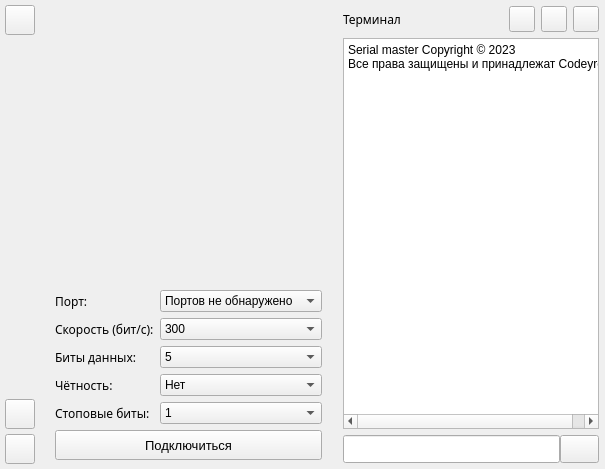
      <widget class="QWidget" name="page">
       <layout class="QHBoxLayout" name="horizontalLayout_5">
        <property name="leftMargin">
         <number>0</number>
        </property>
        <property name="topMargin">
         <number>0</number>
        </property>
        <property name="rightMargin">
         <number>0</number>
        </property>
        <property name="bottomMargin">
         <number>0</number>
        </property>
        <item>
         <widget class="QWidget" name="widget_2" native="true">
          <layout class="QVBoxLayout" name="verticalLayout_5">
           <property name="spacing">
            <number>5</number>
           </property>
           <property name="leftMargin">
            <number>5</number>
           </property>
           <property name="topMargin">
            <number>5</number>
           </property>
           <property name="rightMargin">
            <number>5</number>
           </property>
           <property name="bottomMargin">
            <number>5</number>
           </property>
           <item>
            <widget class="QPushButton" name="menuButton">
             <property name="sizePolicy">
              <sizepolicy hsizetype="Fixed" vsizetype="Fixed">
               <horstretch>0</horstretch>
               <verstretch>0</verstretch>
              </sizepolicy>
             </property>
             <property name="minimumSize">
              <size>
               <width>30</width>
               <height>30</height>
              </size>
             </property>
             <property name="maximumSize">
              <size>
               <width>30</width>
               <height>30</height>
              </size>
             </property>
             <property name="styleSheet">
              <string notr="true"/>
             </property>
             <property name="text">
              <string/>
             </property>
            </widget>
           </item>
           <item>
            <spacer name="verticalSpacer_8">
             <property name="orientation">
              <enum>Qt::Vertical</enum>
             </property>
             <property name="sizeHint" stdset="0">
              <size>
               <width>20</width>
               <height>40</height>
              </size>
             </property>
            </spacer>
           </item>
           <item>
            <widget class="QPushButton" name="aboutButton_3">
             <property name="sizePolicy">
              <sizepolicy hsizetype="Fixed" vsizetype="Fixed">
               <horstretch>0</horstretch>
               <verstretch>0</verstretch>
              </sizepolicy>
             </property>
             <property name="minimumSize">
              <size>
               <width>30</width>
               <height>30</height>
              </size>
             </property>
             <property name="maximumSize">
              <size>
               <width>30</width>
               <height>30</height>
              </size>
             </property>
             <property name="styleSheet">
              <string notr="true"/>
             </property>
             <property name="text">
              <string/>
             </property>
            </widget>
           </item>
           <item>
            <widget class="QPushButton" name="aboutButton">
             <property name="sizePolicy">
              <sizepolicy hsizetype="Fixed" vsizetype="Fixed">
               <horstretch>0</horstretch>
               <verstretch>0</verstretch>
              </sizepolicy>
             </property>
             <property name="minimumSize">
              <size>
               <width>30</width>
               <height>30</height>
              </size>
             </property>
             <property name="maximumSize">
              <size>
               <width>30</width>
               <height>30</height>
              </size>
             </property>
             <property name="styleSheet">
              <string notr="true"/>
             </property>
             <property name="text">
              <string/>
             </property>
            </widget>
           </item>
          </layout>
         </widget>
        </item>
        <item>
         <widget class="QWidget" name="widget_6" native="true">
          <layout class="QVBoxLayout" name="verticalLayout">
           <item>
            <spacer name="verticalSpacer_6">
             <property name="orientation">
              <enum>Qt::Vertical</enum>
             </property>
             <property name="sizeHint" stdset="0">
              <size>
               <width>20</width>
               <height>281</height>
              </size>
             </property>
            </spacer>
           </item>
           <item>
            <layout class="QGridLayout" name="gridLayout">
             <item row="3" column="0">
              <widget class="QLabel" name="bitLabel">
               <property name="font">
                <font>
                 <family>Hero</family>
                 <pointsize>9</pointsize>
                </font>
               </property>
               <property name="styleSheet">
                <string notr="true"/>
               </property>
               <property name="text">
                <string>Биты данных:</string>
               </property>
              </widget>
             </item>
             <item row="5" column="0">
              <widget class="QLabel" name="stopBitLabel">
               <property name="font">
                <font>
                 <family>Hero</family>
                 <pointsize>9</pointsize>
                </font>
               </property>
               <property name="styleSheet">
                <string notr="true"/>
               </property>
               <property name="text">
                <string>Стоповые биты:</string>
               </property>
              </widget>
             </item>
             <item row="4" column="0">
              <widget class="QLabel" name="partityLabel">
               <property name="font">
                <font>
                 <family>Hero</family>
                 <pointsize>9</pointsize>
                </font>
               </property>
               <property name="styleSheet">
                <string notr="true"/>
               </property>
               <property name="text">
                <string>Чётность:</string>
               </property>
              </widget>
             </item>
             <item row="1" column="0">
              <widget class="QLabel" name="portLabel">
               <property name="font">
                <font>
                 <family>Hero</family>
                 <pointsize>9</pointsize>
                </font>
               </property>
               <property name="styleSheet">
                <string notr="true"/>
               </property>
               <property name="text">
                <string>Порт:</string>
               </property>
              </widget>
             </item>
             <item row="2" column="0">
              <widget class="QLabel" name="speedLabel">
               <property name="font">
                <font>
                 <family>Hero</family>
                 <pointsize>9</pointsize>
                </font>
               </property>
               <property name="styleSheet">
                <string notr="true"/>
               </property>
               <property name="text">
                <string>Скорость (бит/с):</string>
               </property>
              </widget>
             </item>
             <item row="1" column="1">
              <widget class="QComboBox" name="comboBox">
               <property name="enabled">
                <bool>true</bool>
               </property>
               <property name="sizePolicy">
                <sizepolicy hsizetype="Expanding" vsizetype="Fixed">
                 <horstretch>0</horstretch>
                 <verstretch>0</verstretch>
                </sizepolicy>
               </property>
               <property name="minimumSize">
                <size>
                 <width>0</width>
                 <height>22</height>
                </size>
               </property>
               <property name="styleSheet">
                <string notr="true"/>
               </property>
               <property name="maxVisibleItems">
                <number>15</number>
               </property>
               <item>
                <property name="text">
                 <string>Портов не обнаружено</string>
                </property>
               </item>
              </widget>
             </item>
             <item row="2" column="1">
              <widget class="QComboBox" name="comboBox_2">
               <property name="sizePolicy">
                <sizepolicy hsizetype="Expanding" vsizetype="Fixed">
                 <horstretch>0</horstretch>
                 <verstretch>0</verstretch>
                </sizepolicy>
               </property>
               <property name="minimumSize">
                <size>
                 <width>0</width>
                 <height>22</height>
                </size>
               </property>
               <property name="styleSheet">
                <string notr="true">QScrollBar::vertical {
	max-width: 8px;
}

QScrollBar::handle:vertical {
	background-color: rgba(255, 255, 255, 55);
	min-height: 16px;
	border: none;
	border-radius: 0px;
}

QScrollBar::up-arrow:vertical, QScrollBar:down-arrow:vertical {
	background: none;
}

QScrollBar::add-page:vertical, QScrollBar::sub-page:vertical {
	background: none;
}</string>
               </property>
               <property name="maxVisibleItems">
                <number>15</number>
               </property>
               <item>
                <property name="text">
                 <string>300</string>
                </property>
               </item>
               <item>
                <property name="text">
                 <string>600</string>
                </property>
               </item>
               <item>
                <property name="text">
                 <string>1200</string>
                </property>
               </item>
               <item>
                <property name="text">
                 <string>2400</string>
                </property>
               </item>
               <item>
                <property name="text">
                 <string>4800</string>
                </property>
               </item>
               <item>
                <property name="text">
                 <string>9600</string>
                </property>
               </item>
               <item>
                <property name="text">
                 <string>19200</string>
                </property>
               </item>
               <item>
                <property name="text">
                 <string>38400</string>
                </property>
               </item>
               <item>
                <property name="text">
                 <string>57600</string>
                </property>
               </item>
               <item>
                <property name="text">
                 <string>115200</string>
                </property>
               </item>
               <item>
                <property name="text">
                 <string>230400</string>
                </property>
               </item>
               <item>
                <property name="text">
                 <string>460800</string>
                </property>
               </item>
               <item>
                <property name="text">
                 <string>921600</string>
                </property>
               </item>
              </widget>
             </item>
             <item row="5" column="1">
              <widget class="QComboBox" name="comboBox_5">
               <property name="sizePolicy">
                <sizepolicy hsizetype="Expanding" vsizetype="Fixed">
                 <horstretch>0</horstretch>
                 <verstretch>0</verstretch>
                </sizepolicy>
               </property>
               <property name="minimumSize">
                <size>
                 <width>0</width>
                 <height>22</height>
                </size>
               </property>
               <property name="maxVisibleItems">
                <number>15</number>
               </property>
               <item>
                <property name="text">
                 <string>1</string>
                </property>
               </item>
               <item>
                <property name="text">
                 <string>1.5</string>
                </property>
               </item>
               <item>
                <property name="text">
                 <string>2</string>
                </property>
               </item>
              </widget>
             </item>
             <item row="3" column="1">
              <widget class="QComboBox" name="comboBox_3">
               <property name="sizePolicy">
                <sizepolicy hsizetype="Expanding" vsizetype="Fixed">
                 <horstretch>0</horstretch>
                 <verstretch>0</verstretch>
                </sizepolicy>
               </property>
               <property name="minimumSize">
                <size>
                 <width>0</width>
                 <height>22</height>
                </size>
               </property>
               <property name="maxVisibleItems">
                <number>15</number>
               </property>
               <item>
                <property name="text">
                 <string>5</string>
                </property>
               </item>
               <item>
                <property name="text">
                 <string>6</string>
                </property>
               </item>
               <item>
                <property name="text">
                 <string>7</string>
                </property>
               </item>
               <item>
                <property name="text">
                 <string>8</string>
                </property>
               </item>
               <item>
                <property name="text">
                 <string>9</string>
                </property>
               </item>
              </widget>
             </item>
             <item row="4" column="1">
              <widget class="QComboBox" name="comboBox_4">
               <property name="sizePolicy">
                <sizepolicy hsizetype="Expanding" vsizetype="Fixed">
                 <horstretch>0</horstretch>
                 <verstretch>0</verstretch>
                </sizepolicy>
               </property>
               <property name="minimumSize">
                <size>
                 <width>0</width>
                 <height>22</height>
                </size>
               </property>
               <property name="maxVisibleItems">
                <number>15</number>
               </property>
               <item>
                <property name="text">
                 <string>Нет</string>
                </property>
               </item>
               <item>
                <property name="text">
                 <string>Нечётный</string>
                </property>
               </item>
               <item>
                <property name="text">
                 <string>Чётный</string>
                </property>
               </item>
               <item>
                <property name="text">
                 <string>Метка</string>
                </property>
               </item>
               <item>
                <property name="text">
                 <string>Пробел</string>
                </property>
               </item>
              </widget>
             </item>
            </layout>
           </item>
           <item>
            <widget class="QPushButton" name="connectButton">
             <property name="enabled">
              <bool>true</bool>
             </property>
             <property name="minimumSize">
              <size>
               <width>0</width>
               <height>30</height>
              </size>
             </property>
             <property name="font">
              <font>
               <pointsize>10</pointsize>
               <weight>50</weight>
               <bold>false</bold>
              </font>
             </property>
             <property name="toolTip">
              <string>Подключиться к выбранному последовательному порту, с указанными параметрами (Ctrl+G)</string>
             </property>
             <property name="styleSheet">
              <string notr="true"/>
             </property>
             <property name="text">
              <string>Подключиться</string>
             </property>
             <property name="shortcut">
              <string>Ctrl+G</string>
             </property>
             <property name="checkable">
              <bool>true</bool>
             </property>
            </widget>
           </item>
          </layout>
         </widget>
        </item>
        <item>
         <widget class="QWidget" name="widget" native="true">
          <layout class="QVBoxLayout" name="verticalLayout_11">
           <property name="leftMargin">
            <number>6</number>
           </property>
           <property name="topMargin">
            <number>6</number>
           </property>
           <property name="rightMargin">
            <number>6</number>
           </property>
           <property name="bottomMargin">
            <number>6</number>
           </property>
           <item>
            <layout class="QHBoxLayout" name="horizontalLayout_2">
             <item>
              <widget class="QLabel" name="label_9">
               <property name="font">
                <font>
                 <family>Hero</family>
                 <pointsize>9</pointsize>
                </font>
               </property>
               <property name="text">
                <string>Терминал</string>
               </property>
              </widget>
             </item>
             <item>
              <spacer name="horizontalSpacer_2">
               <property name="orientation">
                <enum>Qt::Horizontal</enum>
               </property>
               <property name="sizeHint" stdset="0">
                <size>
                 <width>40</width>
                 <height>20</height>
                </size>
               </property>
              </spacer>
             </item>
             <item>
              <widget class="QPushButton" name="copyButton">
               <property name="sizePolicy">
                <sizepolicy hsizetype="Fixed" vsizetype="Fixed">
                 <horstretch>0</horstretch>
                 <verstretch>0</verstretch>
                </sizepolicy>
               </property>
               <property name="minimumSize">
                <size>
                 <width>26</width>
                 <height>26</height>
                </size>
               </property>
               <property name="maximumSize">
                <size>
                 <width>26</width>
                 <height>26</height>
                </size>
               </property>
               <property name="toolTip">
                <string>Копировать в буфер обмена (Ctrl + SHIFT + C)</string>
               </property>
               <property name="styleSheet">
                <string notr="true"/>
               </property>
               <property name="text">
                <string/>
               </property>
               <property name="shortcut">
                <string>Ctrl+Shift+C</string>
               </property>
              </widget>
             </item>
             <item>
              <widget class="QPushButton" name="clearButton">
               <property name="sizePolicy">
                <sizepolicy hsizetype="Fixed" vsizetype="Fixed">
                 <horstretch>0</horstretch>
                 <verstretch>0</verstretch>
                </sizepolicy>
               </property>
               <property name="minimumSize">
                <size>
                 <width>26</width>
                 <height>26</height>
                </size>
               </property>
               <property name="maximumSize">
                <size>
                 <width>26</width>
                 <height>26</height>
                </size>
               </property>
               <property name="toolTip">
                <string>Очистить (Ctrl + Del)</string>
               </property>
               <property name="toolTipDuration">
                <number>-1</number>
               </property>
               <property name="styleSheet">
                <string notr="true"/>
               </property>
               <property name="text">
                <string/>
               </property>
               <property name="shortcut">
                <string>Ctrl+Del</string>
               </property>
              </widget>
             </item>
             <item>
              <widget class="QPushButton" name="saveButton">
               <property name="sizePolicy">
                <sizepolicy hsizetype="Fixed" vsizetype="Fixed">
                 <horstretch>0</horstretch>
                 <verstretch>0</verstretch>
                </sizepolicy>
               </property>
               <property name="minimumSize">
                <size>
                 <width>26</width>
                 <height>26</height>
                </size>
               </property>
               <property name="maximumSize">
                <size>
                 <width>26</width>
                 <height>26</height>
                </size>
               </property>
               <property name="toolTip">
                <string>Сохранить в файл (Ctrl+S)</string>
               </property>
               <property name="styleSheet">
                <string notr="true"/>
               </property>
               <property name="text">
                <string/>
               </property>
               <property name="shortcut">
                <string>Ctrl+S</string>
               </property>
              </widget>
             </item>
            </layout>
           </item>
           <item>
            <widget class="QPlainTextEdit" name="output">
             <property name="sizePolicy">
              <sizepolicy hsizetype="Expanding" vsizetype="Expanding">
               <horstretch>0</horstretch>
               <verstretch>0</verstretch>
              </sizepolicy>
             </property>
             <property name="contextMenuPolicy">
              <enum>Qt::NoContextMenu</enum>
             </property>
             <property name="styleSheet">
              <string notr="true"/>
             </property>
             <property name="sizeAdjustPolicy">
              <enum>QAbstractScrollArea::AdjustIgnored</enum>
             </property>
             <property name="lineWrapMode">
              <enum>QPlainTextEdit::NoWrap</enum>
             </property>
             <property name="readOnly">
              <bool>true</bool>
             </property>
             <property name="plainText">
              <string>Serial master Copyright © 2023
Все права защищены и принадлежат Codeyro!
</string>
             </property>
            </widget>
           </item>
           <item>
            <layout class="QHBoxLayout" name="horizontalLayout_3">
             <property name="spacing">
              <number>0</number>
             </property>
             <item>
              <widget class="QLineEdit" name="lineEdit">
               <property name="minimumSize">
                <size>
                 <width>25</width>
                 <height>28</height>
                </size>
               </property>
               <property name="contextMenuPolicy">
                <enum>Qt::NoContextMenu</enum>
               </property>
               <property name="styleSheet">
                <string notr="true"/>
               </property>
              </widget>
             </item>
             <item>
              <widget class="QPushButton" name="sendButton">
               <property name="minimumSize">
                <size>
                 <width>25</width>
                 <height>28</height>
                </size>
               </property>
               <property name="font">
                <font>
                 <pointsize>8</pointsize>
                </font>
               </property>
               <property name="styleSheet">
                <string notr="true"/>
               </property>
               <property name="text">
                <string/>
               </property>
               <property name="shortcut">
                <string>Return</string>
               </property>
              </widget>
             </item>
            </layout>
           </item>
          </layout>
         </widget>
        </item>
       </layout>
      </widget>
